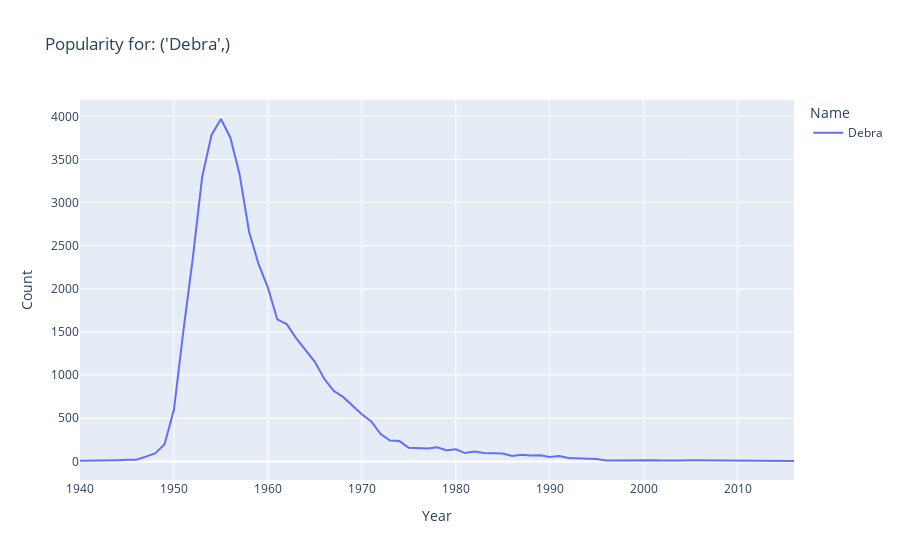

The notebook cell this image was saved under:
### Code cell
def plot_name(*names):
    return px.line(female_babynames[female_babynames["Name"].isin(names)], 
                  x = "Year", y = "Count", color="Name",
                  title=f"Popularity for: {names}")

plot_name("Debra")

### Figure 1 — Plotly figure (JSON) as saved in the notebook; plotly's stock layout.template omitted (floating-point values rounded to 4 significant figures)
{"data": [{"hovertemplate": "Name=Debra<br>Year=%{x}<br>Count=%{y}<extra></extra>", "legendgroup": "Debra", "line": {"color": "#636efa", "dash": "solid"}, "marker": {"symbol": "circle"}, "mode": "lines", "name": "Debra", "orientation": "v", "showlegend": true, "type": "scatter", "x": [1940, 1942, 1943, 1944, 1945, 1946, 1947, 1948, 1949, 1950, 1951, 1952, 1953, 1954, 1955, 1956, 1957, 1958, 1959, 1960, 1961, 1962, 1963, 1964, 1965, 1966, 1967, 1968, 1969, 1970, 1971, 1972, 1973, 1974, 1975, 1976, 1977, 1978, 1979, 1980, 1981, 1982, 1983, 1984, 1985, 1986, 1987, 1988, 1989, 1990, 1991, 1992, 1993, 1994, 1995, 1996, 1997, 1998, 1999, 2000, 2001, 2002, 2003, 2004, 2005, 2006, 2007, 2008, 2009, 2012, 2013, 2016], "xaxis": "x", "y": [7, 7, 8, 15, 19, 20, 56, 92, 199, 601, 1510, 2351, 3295, 3784, 3969, 3755, 3320, 2660, 2290, 2014, 1646, 1592, 1430, 1287, 1154, 958, 819, 748, 647, 547, 463, 318, 242, 236, 159, 151, 151, 164, 130, 141, 97, 114, 97, 95, 93, 64, 78, 69, 71, 51, 62, 41, 34, 28, 28, 12, 14, 16, 10, 13, 14, 10, 7, 12, 13, 12, 13, 6, 7, 5, 8, 5], "yaxis": "y"}], "layout": {"autosize": true, "legend": {"title": {"text": "Name"}, "tracegroupgap": 0}, "title": {"text": "Popularity for: ('Debra',)"}, "xaxis": {"anchor": "y", "autorange": true, "domain": [0, 1], "range": [1940, 2016], "title": {"text": "Year"}, "type": "linear"}, "yaxis": {"anchor": "x", "autorange": true, "domain": [0, 1], "range": [-215.2, 4189.0], "title": {"text": "Count"}, "type": "linear"}}}
